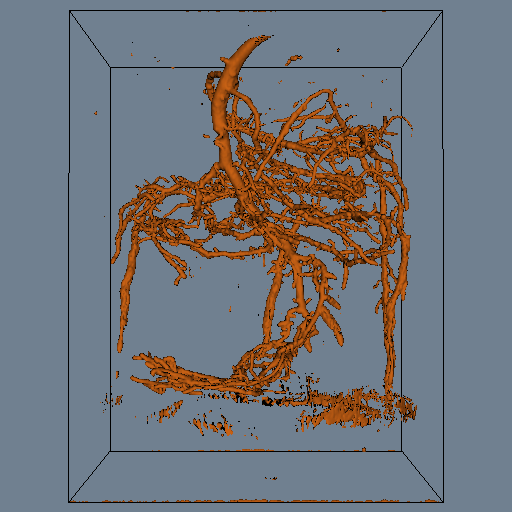

This chart was generated by the following Python code:
#!/usr/bin/env python

# Raw isosurface of a pine root without connectivity filtering to show noise.

import os
from pathlib import Path

# Factory overrides: importing these modules registers the OpenGL rendering
# and interaction style implementations for vtkRenderingCore factory classes.
import vtkmodules.vtkInteractionStyle  # noqa: F401
import vtkmodules.vtkRenderingOpenGL2  # noqa: F401

# VTK pipeline classes used in this example
from vtkmodules.vtkFiltersModeling import vtkOutlineFilter
from vtkmodules.vtkIOGeometry import vtkMCubesReader
from vtkmodules.vtkRenderingCore import (
    vtkActor,
    vtkPolyDataMapper,
    vtkRenderWindow,
    vtkRenderWindowInteractor,
    vtkRenderer,
)

# Colors (normalized RGB)
raw_sienna = (0.780, 0.380, 0.082)
black = (0.000, 0.000, 0.000)
slate_gray = (0.439, 0.502, 0.565)

# Data file
data_dir = Path(os.environ.get("VPE_DATA_DIR", Path(__file__).parent))
file_name = str(data_dir / "pine_root.tri")

# Reader: load the marching cubes triangulation of a pine root
reader = vtkMCubesReader()
reader.SetFileName(file_name)

# Mapper: map the raw isosurface directly (no connectivity filter)
iso_mapper = vtkPolyDataMapper()
iso_mapper.SetInputConnection(reader.GetOutputPort())
iso_mapper.ScalarVisibilityOff()

# Actor: display the unfiltered isosurface with all noisy fragments
iso_actor = vtkActor()
iso_actor.SetMapper(iso_mapper)
iso_actor.GetProperty().SetColor(raw_sienna)

# Filter: bounding outline for spatial context
outline = vtkOutlineFilter()
outline.SetInputConnection(reader.GetOutputPort())

# Mapper: map the outline to graphics primitives
outline_mapper = vtkPolyDataMapper()
outline_mapper.SetInputConnection(outline.GetOutputPort())

# Actor: display the outline
outline_actor = vtkActor()
outline_actor.SetMapper(outline_mapper)
outline_actor.GetProperty().SetColor(black)

# Renderer: assemble the scene
renderer = vtkRenderer()
renderer.AddActor(outline_actor)
renderer.AddActor(iso_actor)
renderer.SetBackground(slate_gray)

# Window: display the rendered scene
render_window = vtkRenderWindow()
render_window.AddRenderer(renderer)
render_window.SetWindowName("pine root isosurface")
render_window.SetMultiSamples(0)
render_window.SetSize(512, 512)

# Scene: configure camera
cam = renderer.GetActiveCamera()
cam.SetFocalPoint(40.6018, 37.2813, 50.1953)
cam.SetPosition(40.6018, -280.533, 47.0172)
cam.ComputeViewPlaneNormal()
cam.SetClippingRange(26.1073, 1305.36)
cam.SetViewAngle(20.9219)
cam.SetViewUp(0.0, 0.0, 1.0)

# Interactor: handle mouse and keyboard events
render_window_interactor = vtkRenderWindowInteractor()
render_window_interactor.SetRenderWindow(render_window)

# Launch the interactive visualization
render_window_interactor.Initialize()
render_window_interactor.Start()
